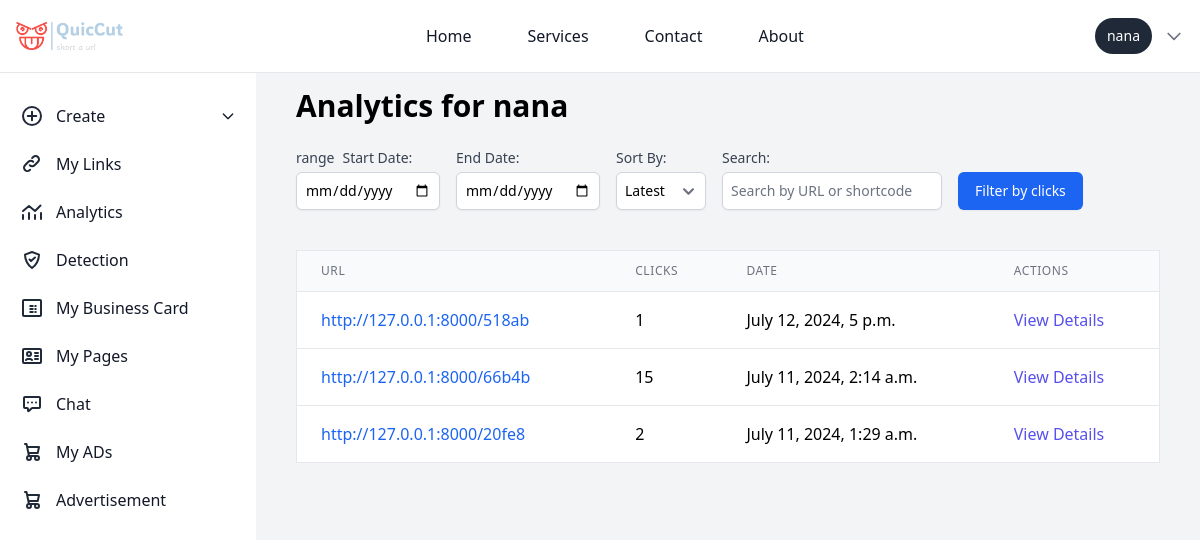
Screenshot of /analytics/ (signed in) with the database file from the repository.
### urlshortner/models.py (models this page shows, shortened)
class ShortURL(models.Model):
    user = models.ForeignKey(User, on_delete=models.CASCADE, null=True, blank=True)
    original_url = models.URLField()
    short_code = models.CharField(max_length=10, unique=True)
    clicks = models.IntegerField(default=0)
    date_created = models.DateTimeField(auto_now_add=True)
    qr_code_data = models.TextField(null=True, blank=True)
    class Meta:
        ordering = ['-date_created']

### user/views.py (the view)
# urls.py: path('analytics/', analytics_view, name='analytics_view'),
@login_required
def analytics_view(request):
    clicks = Click.objects.filter(short_url__user=request.user)
    short_urls = ShortURL.objects.filter(user=request.user)
    url_clicks = {short_url: 0 for short_url in short_urls}
    start_date = request.GET.get('start_date')
    end_date = request.GET.get('end_date')
    search_query = request.GET.get('search', '')
    if start_date and end_date:
        start_date = parse_date(start_date)
        end_date = parse_date(end_date)
        clicks = clicks.filter(timestamp__range=[start_date, end_date])
    if search_query:
        short_urls = short_urls.filter(
            Q(original_url__icontains=search_query) |
            Q(short_code__icontains=search_query)
        )
    for click in clicks:
        if click.short_url in url_clicks:
            url_clicks[click.short_url] += 1
    sort_by = request.GET.get('sort_by')
    if sort_by == 'clicks':
        url_clicks = dict(sorted(url_clicks.items(), key=lambda item: item[1], reverse=True))
    context = {
        'url_clicks': url_clicks,
        'clicks': clicks,
        'start_date': start_date,
        'end_date': end_date,
        'sort_by': sort_by,
        'search_query': search_query,
        'username': request.user.username
    }
    return render(request, 'user/analytics.html', context)

### chat/templatetags/chat_tags.py (called while the page is built)
@register.simple_tag
def unread_message_count(user):
    return Message.objects.filter(receiver=user, is_read=False).count()

### templates/user/analytics.html (shortened to what this page needs)
{% extends 'basehome/base.html' %}
{% block content %}
{% load static %}
<body class="overflow-hidden">
<div class="bg-gray-100 p-10 sm:ml-64 mt-12 overflow-y-auto max-h-screen">
  <div class="w-full h-screen bg-gray-100">
  <h1 class="text-3xl font-bold mb-6">Analytics for {{ username }}</h1>
  <form method="get" class="mb-6 flex flex-wrap items-center space-x-4">
    <div class="mb-4">
      <div class="flex">
      <p class="block text-sm font-medium text-gray-700 mr-2">range </p>
      <label for="start_date" class="block text-sm font-medium text-gray-700"> Start Date:</label>
    </div>
      <input type="date" name="start_date" id="start_date" value="{{ request.GET.start_date }}" class="mt-1 block w-full p-2 border border-gray-300 rounded-md shadow-sm focus:ring-blue-500 focus:border-blue-500 sm:text-sm">
    </div>
    <div class="mb-4">
      <label for="end_date" class="block text-sm font-medium text-gray-700">End Date:</label>
      <input type="date" name="end_date" id="end_date" value="{{ request.GET.end_date }}" class="mt-1 block w-full p-2 border border-gray-300 rounded-md shadow-sm focus:ring-blue-500 focus:border-blue-500 sm:text-sm">
    </div>
    <div class="mb-4">
      <label for="sort_by" class="block text-sm font-medium text-gray-700">Sort By:</label>
      <select name="sort_by" id="sort_by" class="mt-1 block w-full p-2 border border-gray-300 rounded-md shadow-sm focus:ring-blue-500 focus:border-blue-500 sm:text-sm">
        <option value="">Latest</option>
      </select>
    </div>
    <div class="mb-4">
      <label for="search" class="block text-sm font-medium text-gray-700">Search:</label>
      <input type="text" name="search" id="search" value="{{ request.GET.search }}" class="mt-1 block w-full p-2 border border-gray-300 rounded-md shadow-sm focus:ring-blue-500 focus:border-blue-500 sm:text-sm" placeholder="Search by URL or shortcode">
    </div>
    <div class="mb-4">
      <button type="submit" class="mt-6 inline-flex items-center px-4 py-2 border border-transparent text-sm font-medium rounded-md shadow-sm text-white bg-blue-600 hover:bg-blue-700 focus:outline-none focus:ring-2 focus:ring-offset-2 focus:ring-blue-500">
        Filter by clicks
      </button>
    </div>
  </form>
  <div class="overflow-x-auto overflow-y-auto max-h-80">
    <table class="min-w-full bg-white border border-gray-200 divide-y divide-gray-200 rounded-lg shadow-sm">
      <thead class="bg-gray-50">
        <tr>
          <th scope="col" class="px-6 py-3 text-left text-xs font-medium text-gray-500 uppercase tracking-wider">URL</th>
          <th scope="col" class="px-6 py-3 text-left text-xs font-medium text-gray-500 uppercase tracking-wider">Clicks</th>
          <th scope="col" class="px-6 py-3 text-left text-xs font-medium text-gray-500 uppercase tracking-wider">Date</th>
          <th scope="col" class="px-6 py-3 text-left text-xs font-medium text-gray-500 uppercase tracking-wider">Actions</th>
        </tr>
      </thead>
      <tbody class="bg-white divide-y divide-gray-200">
        {% for short_url, click_count in url_clicks.items %}
        <tr>
          <td class="px-6 py-4 whitespace-nowrap">
            <a href="{% url 'redirect_view' short_code=short_url.short_code %}" class="text-blue-600 hover:text-blue-800">http://127.0.0.1:8000/{{ short_url.short_code }}</a>
          </td>
          <td class="px-6 py-4 whitespace-nowrap">{{ click_count }}</td>
          <td class="px-6 py-4 whitespace-nowrap">{{ short_url.date_created }}</td>
          <td class="px-6 py-4 whitespace-nowrap">
            <a href="{% url 'url_details_view' short_code=short_url.short_code %}" class="text-indigo-600 hover:text-indigo-900">View Details</a>
          </td>
        </tr>
        {% endfor %}
      </tbody>
    </table>
  </div>
  <br>
  <br>
  <br>
</div>
</div>
</body>
{% endblock %}

### templates/basehome/base.html (shortened to what this page needs)
{% load compress %}
{% load static %}
{% load chat_tags %}
<!DOCTYPE html>
<html lang="en">
<head>
    {% compress css %}
    <link rel="stylesheet" href="{% static 'src/output.css' %}">
    {% endcompress %}
</head>
<body class="p-0 m-0">
  <nav class="bg-white dark:bg-gray-900 border-b border-gray-200 dark:border-gray-700  fixed w-full z-10 top-0">
    <div class="max-w-screen-xl mx-auto p-4 flex flex-wrap items-center justify-between">
       <a href="#" class=" items-center ">
          <img src="{% static 'logo.png' %}" class="h-6 me-3 sm:h-7" alt="logo" />
        </a>
        <div class="flex items-center md:order-2 space-x-3 rtl:space-x-reverse">
            {% if user.is_authenticated %}
            <span class="flex items-center text-sm bg-gray-800 text-white rounded-full py-2 px-3 focus:ring-4 focus:ring-gray-300 dark:focus:ring-gray-600">
                {{ user.username }}
            </span>
            <div class="relative">
                <button id="user-menu-button" class="flex items-center text-sm text-gray-500 hover:text-gray-700 dark:text-gray-400 dark:hover:text-gray-300 focus:outline-none">
                    <svg class="w-5 h-5" fill="none" stroke="currentColor" viewBox="0 0 24 24" xmlns="http://www.w3.org/2000/svg">
                        <path stroke-linecap="round" stroke-linejoin="round" stroke-width="2" d="M19 9l-7 7-7-7"></path>
                    </svg>
                </button>
            </div>
            {% endif %}
        </div>
        <div class="hidden w-full md:flex md:w-auto md:order-1" id="navbar-user">
            <ul class="flex flex-col p-4 mt-4 bg-gray-50 md:bg-white dark:bg-gray-800 md:dark:bg-gray-900 md:mt-0 md:flex-row md:space-x-8 md:p-0 border border-gray-100 rounded-lg md:border-0 dark:border-gray-700">
                <li>
                    <a href="{% url 'landingpage' %}" class="block py-2 px-3 text-gray-900 hover:text-blue-700 dark:text-white md:hover:bg-transparent md:dark:hover:text-blue-500 dark:hover:bg-gray-700 dark:hover:text-white md:dark:hover:bg-transparent">Home</a>
                </li>
                <li>
                    <a href="{% url 'service' %}" class="block py-2 px-3 text-gray-900 hover:text-blue-700 dark:text-white md:hover:bg-transparent md:dark:hover:text-blue-500 dark:hover:bg-gray-700 dark:hover:text-white md:dark:hover:bg-transparent">Services</a>
                </li>
                <li>
                    <a href="{% url 'contact' %}" class="block py-2 px-3 text-gray-900 hover:text-blue-700 dark:text-white md:hover:bg-transparent md:dark:hover:text-blue-500 dark:hover:bg-gray-700 dark:hover:text-white md:dark:hover:bg-transparent">Contact</a>
                </li>
                <li>
                    <a href="{% url 'about' %}" class="block py-2 px-3 text-gray-900 hover:text-blue-700 dark:text-white md:hover:bg-transparent md:dark:hover:text-blue-500 dark:hover:bg-gray-700 dark:hover:text-white md:dark:hover:bg-transparent">About</a>
                </li>
            </ul>
        </div>
    </div>
</nav>
{% if user.is_authenticated %}
    <nav class="bg-white">
      <aside id="logo-sidebar" class=" fixed mt-20 left-0 z-40 w-64 h-screen transition-transform -translate-x-full sm:translate-x-0" aria-label="Sidebar">
        <div class="h-full px-3 py-4 overflow-y-auto bg-white dark:bg-white-800">
        <div >
          <div >
            <ul id="sidebar" class="space-y-2 font-medium">
             <li x-data="{ open: false }">
              <a href="javascript:void(0);" @click="open = !open" class="flex items-center p-2 text-gray-900 rounded-lg dark:text-white hover:bg-gray-100 dark:hover:bg-gray-700 group">
                  <span class="ms-3">Create</span>
                  <svg :class="{ 'rotate-180': open }" class="w-4 h-4 ml-auto transition-transform duration-200" xmlns="http://www.w3.org/2000/svg" fill="none" viewBox="0 0 24 24" stroke="currentColor">
                      <path stroke-linecap="round" stroke-linejoin="round" stroke-width="2" d="M19 9l-7 7-7-7"/>
                  </svg>
              </a>
          </li>
            <li>
              <a href="{% url 'user_links' %}" class="flex items-center p-2 text-gray-900 rounded-lg dark:text-white hover:bg-gray-100 dark:hover:bg-gray-700 group">
               <span class="ms-3">My Links</span>
               </a>
             </li>
             <li>
              <a href="{% url 'analytics_view' %}" class="flex items-center p-2 text-gray-900 rounded-lg dark:text-white hover:bg-gray-100 dark:hover:bg-gray-700 group">
                <svg class="w-6 h-6 text-gray-800 dark:text-white" aria-hidden="true" xmlns="http://www.w3.org/2000/svg" width="24" height="24" fill="none" viewBox="0 0 24 24">
                  <path stroke="currentColor" stroke-linecap="round" stroke-linejoin="round" stroke-width="2" d="M3 15v4m6-6v6m6-4v4m6-6v6M3 11l6-5 6 5 5.5-5.5"/>
                </svg>
                 <span class="flex-1 ms-3 whitespace-nowrap">Analytics</span>
              </a>
           </li>
           <li>
            <a href="{% url 'predict' %}" class="flex items-center p-2 text-gray-900 rounded-lg dark:text-white hover:bg-gray-100 dark:hover:bg-gray-700 group">
               <span class="flex-1 ms-3 whitespace-nowrap">Detection</span>
            </a>
         </li>
   <li>
    <a href="{% url 'business_card_list' %}" class="flex items-center p-2 text-gray-900 rounded-lg dark:text-white hover:bg-gray-100 dark:hover:bg-gray-700 group">
       <span class="flex-1 ms-3 whitespace-nowrap">My Business Card</span>
    </a>
 </li>
 <li>
  <a href="{% url 'user_landing_pages' %}" class="flex items-center p-2 text-gray-900 rounded-lg dark:text-white hover:bg-gray-100 dark:hover:bg-gray-700 group">
     <span class="flex-1 ms-3 whitespace-nowrap">My Pages</span>
  </a>
</li>
    <li>
      <a href="{% url 'chat_list' %}"  class="flex items-center p-2 text-gray-900 rounded-lg dark:text-white hover:bg-gray-100 dark:hover:bg-gray-700 group">
         <span class="flex-1 ms-3 whitespace-nowrap">Chat</span>
         {% load chat_tags %}
         {% unread_message_count user as unread_count %}
      </a>
   </li>
    <li>
      <a href="{% url 'my_content'%}" class="flex items-center p-2 text-gray-900 rounded-lg dark:text-white hover:bg-gray-100 dark:hover:bg-gray-700 group">
        <span class="ms-3">My ADs</span>
        </a>
      </li>
             <li>
              <a href="{% url 'content_list' %}" class="flex items-center p-2 text-gray-900 rounded-lg dark:text-white hover:bg-gray-100 dark:hover:bg-gray-700 group">
                 <span class="flex-1 ms-3 whitespace-nowrap">Advertisement</span>
              </a>
           </li>
            </ul>
          </div>
        </div>
        <br>
        <br>
        <br>
        <br>
      </nav>
      {% endif %}
      <div id="contentss">
      {% block content %}
      {% endblock %}
      </div>
</body>
</html>

### rows the page displays
ShortURL: short_code "518ab", click_count "1", date_created "July 12, 2024, 5 p.m."
ShortURL: short_code "66b4b", click_count "15", date_created "July 11, 2024, 2:14 a.m."
ShortURL: short_code "20fe8", click_count "2", date_created "July 11, 2024, 1:29 a.m."

### other values shown
{{ user.username }} "nana"
{{ username }} "nana"
